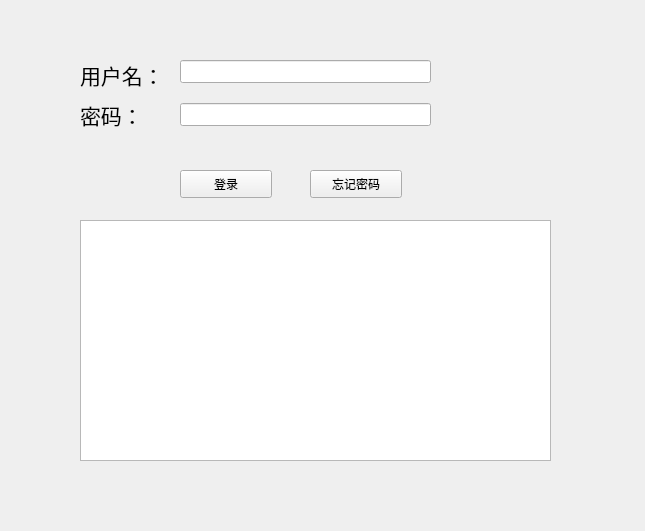
<?xml version="1.0" encoding="UTF-8"?>
<ui version="4.0">
 <class>Form</class>
 <widget class="QWidget" name="Form">
  <property name="geometry">
   <rect>
    <x>0</x>
    <y>0</y>
    <width>645</width>
    <height>531</height>
   </rect>
  </property>
  <property name="windowTitle">
   <string>Form</string>
  </property>
  <widget class="QLabel" name="label">
   <property name="geometry">
    <rect>
     <x>80</x>
     <y>50</y>
     <width>131</width>
     <height>51</height>
    </rect>
   </property>
   <property name="text">
    <string>&lt;html&gt;&lt;head/&gt;&lt;body&gt;&lt;p&gt;&lt;span style=&quot; font-size:16pt;&quot;&gt;用户名：&lt;/span&gt;&lt;/p&gt;&lt;/body&gt;&lt;/html&gt;</string>
   </property>
  </widget>
  <widget class="QLabel" name="label_2">
   <property name="geometry">
    <rect>
     <x>80</x>
     <y>90</y>
     <width>101</width>
     <height>51</height>
    </rect>
   </property>
   <property name="text">
    <string>&lt;html&gt;&lt;head/&gt;&lt;body&gt;&lt;p&gt;&lt;span style=&quot; font-size:16pt;&quot;&gt;密码：&lt;/span&gt;&lt;/p&gt;&lt;/body&gt;&lt;/html&gt;</string>
   </property>
  </widget>
  <widget class="QLineEdit" name="lineEdit">
   <property name="geometry">
    <rect>
     <x>180</x>
     <y>60</y>
     <width>251</width>
     <height>23</height>
    </rect>
   </property>
  </widget>
  <widget class="QLineEdit" name="lineEdit_2">
   <property name="geometry">
    <rect>
     <x>180</x>
     <y>103</y>
     <width>251</width>
     <height>23</height>
    </rect>
   </property>
  </widget>
  <widget class="QPushButton" name="pushButton">
   <property name="geometry">
    <rect>
     <x>180</x>
     <y>170</y>
     <width>92</width>
     <height>28</height>
    </rect>
   </property>
   <property name="text">
    <string>登录</string>
   </property>
  </widget>
  <widget class="QPushButton" name="pushButton_2">
   <property name="geometry">
    <rect>
     <x>310</x>
     <y>170</y>
     <width>92</width>
     <height>28</height>
    </rect>
   </property>
   <property name="text">
    <string>忘记密码</string>
   </property>
  </widget>
  <widget class="QTextBrowser" name="textBrowser">
   <property name="geometry">
    <rect>
     <x>80</x>
     <y>220</y>
     <width>471</width>
     <height>241</height>
    </rect>
   </property>
  </widget>
 </widget>
 <resources/>
 <connections/>
</ui>
